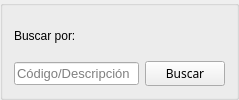
      <widget class="QGroupBox" name="groupBox_3">
       <property name="styleSheet">
        <string notr="true">#groupBox_3{
	background-color: #F2F6FD;
	}</string>
       </property>
       <property name="title">
        <string/>
       </property>
       <layout class="QGridLayout" name="gridLayout_2" columnstretch="80,20">
        <item row="1" column="0">
         <widget class="QLineEdit" name="buscador_2">
          <property name="sizePolicy">
           <sizepolicy hsizetype="Expanding" vsizetype="Fixed">
            <horstretch>0</horstretch>
            <verstretch>0</verstretch>
           </sizepolicy>
          </property>
          <property name="font">
           <font>
            <family>MS Shell Dlg 2</family>
            <pointsize>10</pointsize>
            <weight>50</weight>
            <bold>false</bold>
           </font>
          </property>
          <property name="mouseTracking">
           <bool>false</bool>
          </property>
          <property name="text">
           <string/>
          </property>
          <property name="frame">
           <bool>true</bool>
          </property>
          <property name="placeholderText">
           <string>Código/Descripción</string>
          </property>
         </widget>
        </item>
        <item row="1" column="1">
         <widget class="QPushButton" name="btn_buscar_2">
          <property name="sizePolicy">
           <sizepolicy hsizetype="Expanding" vsizetype="Fixed">
            <horstretch>0</horstretch>
            <verstretch>0</verstretch>
           </sizepolicy>
          </property>
          <property name="font">
           <font>
            <family>Ariall</family>
           </font>
          </property>
          <property name="styleSheet">
           <string notr="true"/>
          </property>
          <property name="text">
           <string>Buscar</string>
          </property>
          <property name="icon">
           <iconset>
            <normaloff>../ico/search.png</normaloff>../ico/search.png</iconset>
          </property>
          <property name="iconSize">
           <size>
            <width>10</width>
            <height>10</height>
           </size>
          </property>
         </widget>
        </item>
        <item row="0" column="0" colspan="2">
         <widget class="QLabel" name="label_2">
          <property name="styleSheet">
           <string notr="true"/>
          </property>
          <property name="text">
           <string>Buscar por:</string>
          </property>
         </widget>
        </item>
       </layout>
      </widget>
